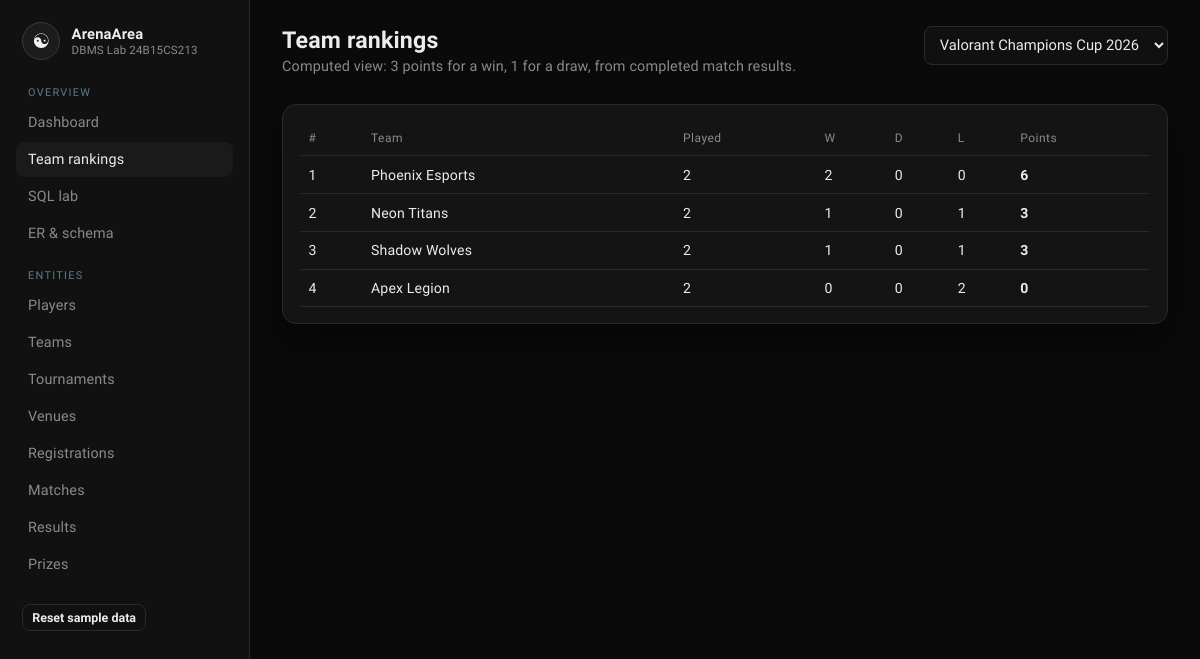
Screenshot of /rankings with the database file from the repository.
### tables this page shows
CREATE TABLE Team (
    team_id      INTEGER PRIMARY KEY AUTOINCREMENT,
    team_name    TEXT    NOT NULL UNIQUE,
    coach_name   TEXT    NOT NULL,
    founded_year INTEGER NOT NULL CHECK (founded_year BETWEEN 2000 AND 2100),
    status       TEXT    NOT NULL DEFAULT 'Active'
                         CHECK (status IN ('Active', 'Inactive'))
);

### app.py (the view)
@app.route("/rankings")
def rankings():
    tourney_id = request.args.get("tournament_id", type=int)
    all_t = tournaments()
    if not tourney_id and all_t:
        tourney_id = all_t[0]["tournament_id"]
    rows = query(
        """
        SELECT * FROM v_team_rankings
        WHERE tournament_id = ?
        ORDER BY points DESC, wins DESC, team_name
        """,
        (tourney_id,),
    ) if tourney_id else []
    return render_template("rankings.html", rows=rows, tournaments=all_t, tournament_id=tourney_id)

### app.py (called while the page is built)
def get_db():
    if "db" not in g:
        g.db = sqlite3.connect(DB_PATH)
        g.db.row_factory = sqlite3.Row
        g.db.execute("PRAGMA foreign_keys = ON")
    return g.db

def query(sql, args=(), one=False):
    cur = get_db().execute(sql, args)
    rows = cur.fetchall()
    cur.close()
    return (rows[0] if rows else None) if one else rows

def tournaments():
    return query("SELECT * FROM Tournament ORDER BY start_date")

### templates/rankings.html (shortened to what this page needs)
{% extends "base.html" %}
{% block content %}
<div class="topbar">
  <div>
    <h2>Team rankings</h2>
    <p>Computed view: 3 points for a win, 1 for a draw, from completed match results.</p>
  </div>
  <form method="get" class="search">
    <select name="tournament_id" onchange="this.form.submit()">
      {% for t in tournaments %}
        <option value="{{ t.tournament_id }}" {% if t.tournament_id == tournament_id %}selected{% endif %}>{{ t.tournament_name }}</option>
      {% endfor %}
    </select>
  </form>
</div>
<div class="card">
<table>
  <thead><tr><th>#</th><th>Team</th><th>Played</th><th>W</th><th>D</th><th>L</th><th>Points</th></tr></thead>
  <tbody>
  {% for r in rows %}
    <tr>
      <td>{{ loop.index }}</td>
      <td>{{ r.team_name }}</td>
      <td>{{ r.matches_played }}</td>
      <td>{{ r.wins }}</td>
      <td>{{ r.draws }}</td>
      <td>{{ r.losses }}</td>
      <td><strong>{{ r.points }}</strong></td>
    </tr>
  {% else %}
    <tr><td colspan="7" class="empty">No ranking data for this tournament.</td></tr>
  {% endfor %}
  </tbody>
</table>
</div>
{% endblock %}

### static/style.css (style rules this page uses)
:root { --bg: #0a0a0a; --panel: #141414; --panel-2: #1a1a1a; --line: #2a2a2a; --text: #ececec; --muted: #8a8a8a; --mint: #cfcfcf; --mint-dim: #3a3a3a; --coral: #9a9a9a; --gold: #d0d0d0; --blue: #b8b8b8; --shadow: 0 18px 40px rgba(0, 0, 0, 0.45); }
* { box-sizing: border-box; }
html, body { margin: 0; min-height: 100%; }
body { font-family: "Sora", sans-serif; background: var(--bg); color: var(--text); letter-spacing: 0.01em; }
.topbar { display: flex; justify-content: space-between; align-items: flex-start; gap: 1rem; margin-bottom: 1.4rem; }
.topbar h2 { margin: 0 0 0.25rem; font-size: 1.45rem; }
.topbar p { margin: 0; color: var(--muted); font-size: 0.9rem; }
.card { background: var(--panel); border: 1px solid var(--line); border-radius: 14px; padding: 1rem 1.1rem; box-shadow: var(--shadow); }
table { width: 100%; border-collapse: collapse; font-size: 0.88rem; }
th, td { text-align: left; padding: 0.65rem 0.5rem; border-bottom: 1px solid var(--line); vertical-align: middle; }
th { color: var(--muted); font-weight: 500; font-size: 0.75rem; letter-spacing: 0.04em; }
input, select, textarea { background: #101010; border: 1px solid var(--line); color: var(--text); border-radius: 8px; padding: 0.55rem 0.7rem; font-family: inherit; font-size: 0.92rem; }
.search { display: flex; gap: 0.5rem; margin-bottom: 1rem; }

### rows the page displays
Team: team_name "Phoenix Esports", matches_played "2", wins "2", draws "0", losses "0", points "6"
Team: team_name "Neon Titans", matches_played "2", wins "1", draws "0", losses "1", points "3"
Team: team_name "Shadow Wolves", matches_played "2", wins "1", draws "0", losses "1", points "3"
Team: team_name "Apex Legion", matches_played "2", wins "0", draws "0", losses "2", points "0"

### other values shown
form field tournament_id "Valorant Champions Cup 2026"
